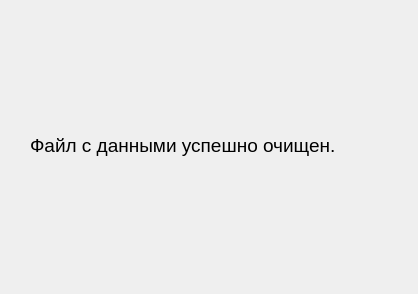
<?xml version="1.0" encoding="UTF-8"?>
<ui version="4.0">
 <class>Dialog1</class>
 <widget class="QDialog" name="Dialog1">
  <property name="geometry">
   <rect>
    <x>0</x>
    <y>0</y>
    <width>418</width>
    <height>294</height>
   </rect>
  </property>
  <property name="windowTitle">
   <string>Dialog</string>
  </property>
  <widget class="QLabel" name="label">
   <property name="geometry">
    <rect>
     <x>30</x>
     <y>20</y>
     <width>381</width>
     <height>251</height>
    </rect>
   </property>
   <property name="text">
    <string>&lt;html&gt;&lt;head/&gt;&lt;body&gt;&lt;p&gt;&lt;span style=&quot; font-size:14pt;&quot;&gt;Файл с данными успешно очищен.&lt;/span&gt;&lt;/p&gt;&lt;/body&gt;&lt;/html&gt;</string>
   </property>
  </widget>
 </widget>
 <resources/>
 <connections/>
</ui>
